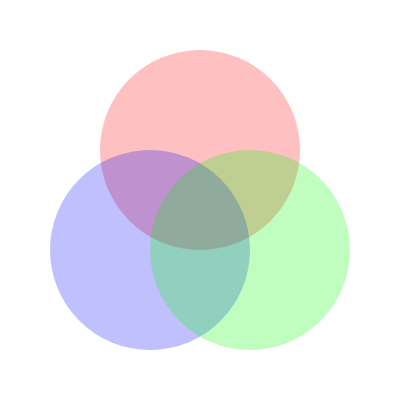
Frame 1 (no input)
Frame 60 (no input): identical to frame 1, image omitted
Frame 120 (the mouse pressed at the canvas centre since frame 60): identical to frame 1, image omitted

The p5.js sketch that drew this single still picture (run headless with seeded random() and noise() and a simulated clock; from frame 60 on, the mouse is pressed at the canvas centre):

// p5.js sketch
// ── sketch.js
function setup() {
  createCanvas(400, 400);
}

function draw() {
  
  background(255);
  noStroke();
  fill(250, 0, 0, 63);
  circle(200, 150, 200);
  fill(0, 0, 250, 63);
  circle(150, 250, 200);
  fill(0, 250, 0, 63);
  circle(250, 250, 200);
}
